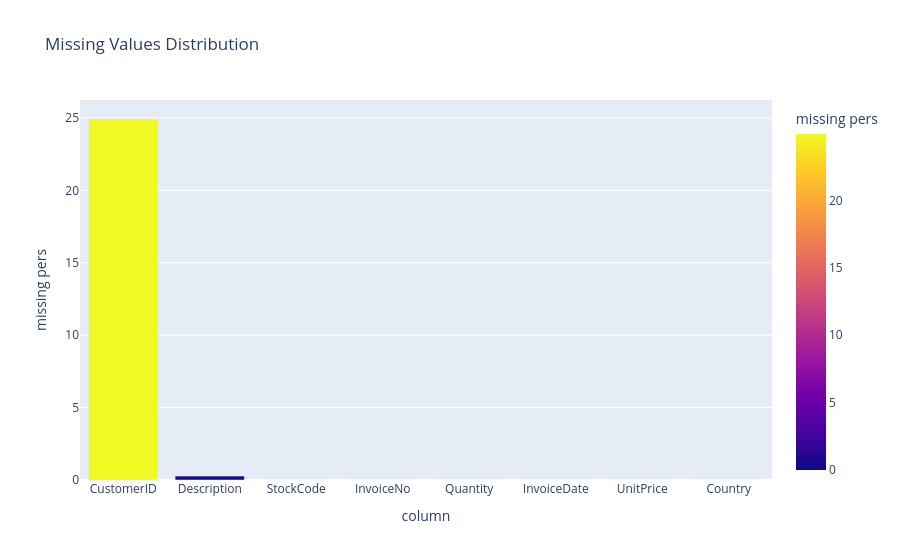

This figure's notebook cell:
### Code cell
#Q7
missing_per = (df.isnull().sum()/len(df)*100).sort_values(ascending=False).reset_index()
missing_per.columns = ['column','missing pers']
fig = px.bar(
    missing_per,
    x = 'column',
    y  = 'missing pers',
    color = 'missing pers',
    title= 'Missing Values Distribution'
)
fig.show()

### Figure 1 — Plotly figure (JSON) as saved in the notebook; plotly's stock layout.template omitted (floating-point values rounded to 4 significant figures)
{"data": [{"hovertemplate": "column=%{x}<br>missing pers=%{marker.color}<extra></extra>", "legendgroup": "", "marker": {"color": [24.93, 0.2683, 0.0, 0.0, 0.0, 0.0, 0.0, 0.0], "coloraxis": "coloraxis", "pattern": {"shape": ""}}, "name": "", "orientation": "v", "showlegend": false, "textposition": "auto", "type": "bar", "x": ["CustomerID", "Description", "StockCode", "InvoiceNo", "Quantity", "InvoiceDate", "UnitPrice", "Country"], "xaxis": "x", "y": [24.93, 0.2683, 0.0, 0.0, 0.0, 0.0, 0.0, 0.0], "yaxis": "y"}], "layout": {"barmode": "relative", "coloraxis": {"colorbar": {"title": {"text": "missing pers"}}, "colorscale": [[0, "#0d0887"], [0.1111, "#46039f"], [0.2222, "#7201a8"], [0.3333, "#9c179e"], [0.4444, "#bd3786"], [0.5556, "#d8576b"], [0.6667, "#ed7953"], [0.7778, "#fb9f3a"], [0.8889, "#fdca26"], [1, "#f0f921"]]}, "legend": {"tracegroupgap": 0}, "title": {"text": "Missing Values Distribution"}, "xaxis": {"anchor": "y", "domain": [0, 1], "title": {"text": "column"}}, "yaxis": {"anchor": "x", "domain": [0, 1], "title": {"text": "missing pers"}}}}
